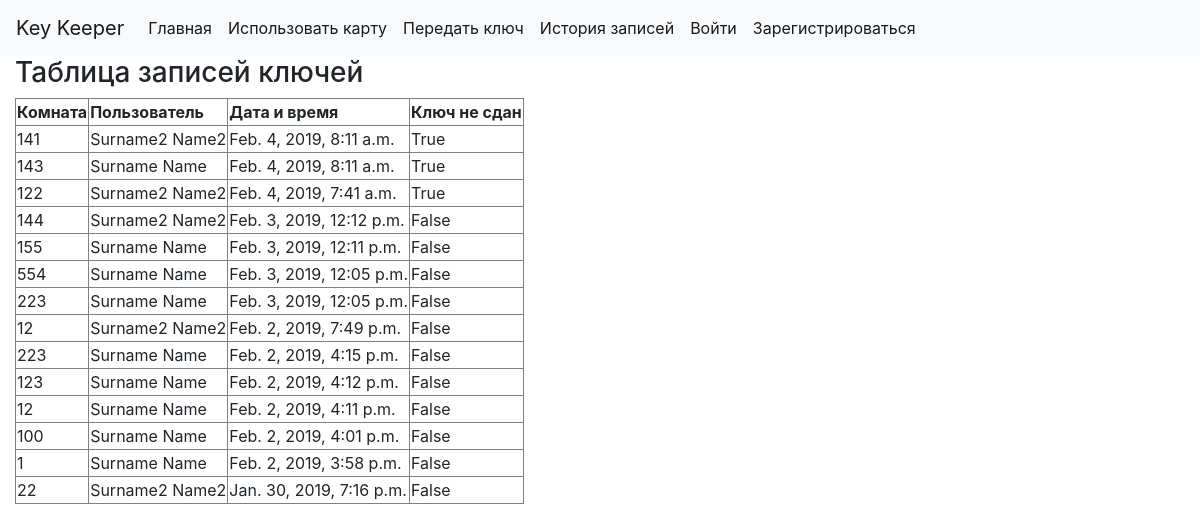
/keeper/history/, run on an earlier commit of the app's database.
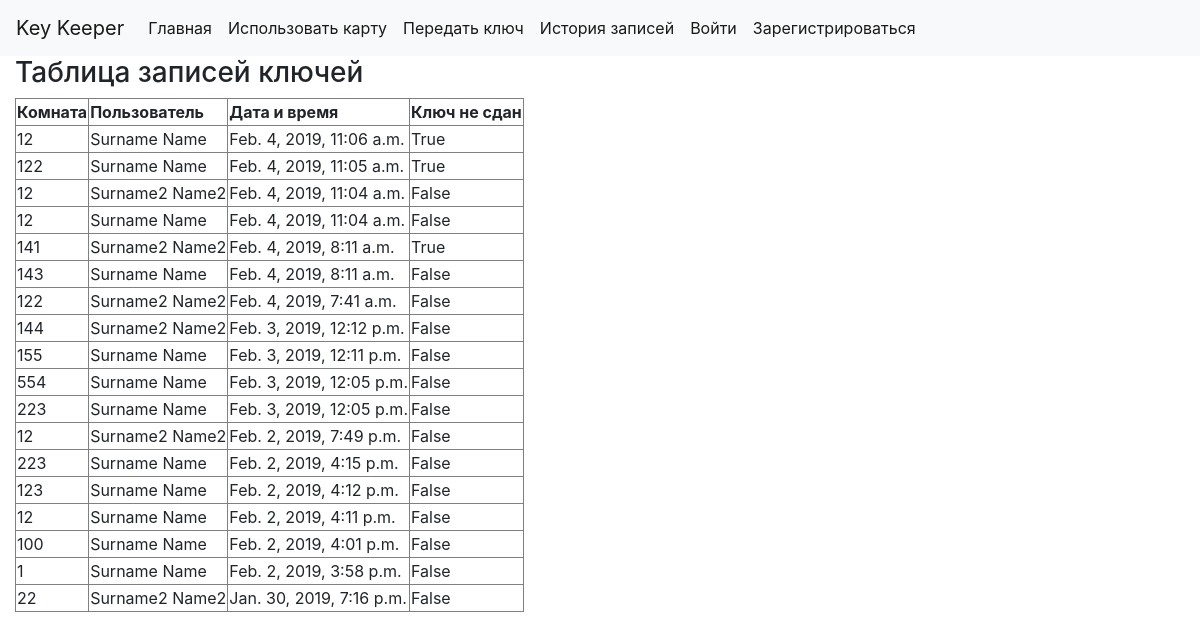
And on a later commit of the database.
### keeper/models.py (models this page shows)
class History(models.Model):
    key = models.IntegerField()
    time_cr = models.DateTimeField(default=timezone.now)
    user_id = models.ForeignKey(CustomUser, on_delete=models.CASCADE)
    active = models.BooleanField(default=True)

class CustomUser(AbstractUser):
    password = models.CharField(max_length=200)
    card_id = models.IntegerField(default=8000000000)

### keeper/views.py (the view)
# urls.py: path('history/', views.history, name='history'),
def history(request):
    hist_list = History.objects.order_by('time_cr')[::-1]
    context = {'hist_list': hist_list}
    return render(request, 'history.html', context)

### keeper/templates/history.html (shortened to what this page needs)
<!DOCTYPE html>
<html lang="en">
<head>
    <link rel="stylesheet" href="https://stackpath.bootstrapcdn.com/bootstrap/4.2.1/css/bootstrap.min.css">
</head>
<body>
{% include "includes/nav_bar.html" %}
<div class="container-fluid">
    {% if hist_list %}
            <h3>Таблица записей ключей</h3>
            <table border="1">
            <tr>
                <th>Комната</th>
                <th>Пользователь</th>
                <th>Дата и время</th>
                <th>Ключ не сдан</th>
            </tr>
            {% for elem in hist_list %}
                <tr><td>{{ elem.key }}</td> <td>{{ elem.user_id.last_name }} {{ elem.user_id.first_name }}</td> <td>{{ elem.time_cr }}</td> <td>{{elem.active}}</td> </tr>
            {% endfor %}
            </table>
    {% else %}
        <p>No history yet</p>
    {% endif %}
</div>
</body>
</html>

### keeper/templates/includes/nav_bar.html
<nav class="navbar navbar-expand-lg navbar-light bg-light">
    <a class="navbar-brand" href="{% url 'keeper:about' %}">Key Keeper</a>
    <div>
        <ul class="navbar-nav mr-auto">
            <li class="nav-item active text-primary"><a class="nav-link" href="{% url 'keeper:index' %}">Главная</a></li>
            <li class="nav-item active"><a class="nav-link" href="{% url 'keeper:card' %}">Использовать карту</a></li>
            <li class="nav-item active"><a class="nav-link" href="{% url 'keeper:transfer' %}">Передать ключ</a></li>
            <li class="nav-item active text-primary"><a class="nav-link" href="{% url 'keeper:history' %}">История записей</a></li>
            <li class="nav-item active"><a class="nav-link" href="{% url 'keeper:login' %}">Войти</a></li>
            <li class="nav-item active"><a class="nav-link" href="{% url 'keeper:register' %}">Зарегистрироваться</a></li>
        </ul>
    </div>
</nav>

What changed in the data, as far as the page shows it:
added History: key "12", user_id.last_name "Surname", user_id.first_name "Name", time_cr "Feb. 4, 2019, 11:06 a.m.", active "True"
added History: key "122", user_id.last_name "Surname", user_id.first_name "Name", time_cr "Feb. 4, 2019, 11:05 a.m.", active "True"
added History: key "12", user_id.last_name "Surname2", user_id.first_name "Name2", time_cr "Feb. 4, 2019, 11:04 a.m.", active "False"
added History: key "12", user_id.last_name "Surname", user_id.first_name "Name", time_cr "Feb. 4, 2019, 11:04 a.m.", active "False"
changed History (number 6 of 18 on the later page): active "True" → "False"
changed History "Feb. 4, 2019, 7:41 a.m.": active "True" → "False"
